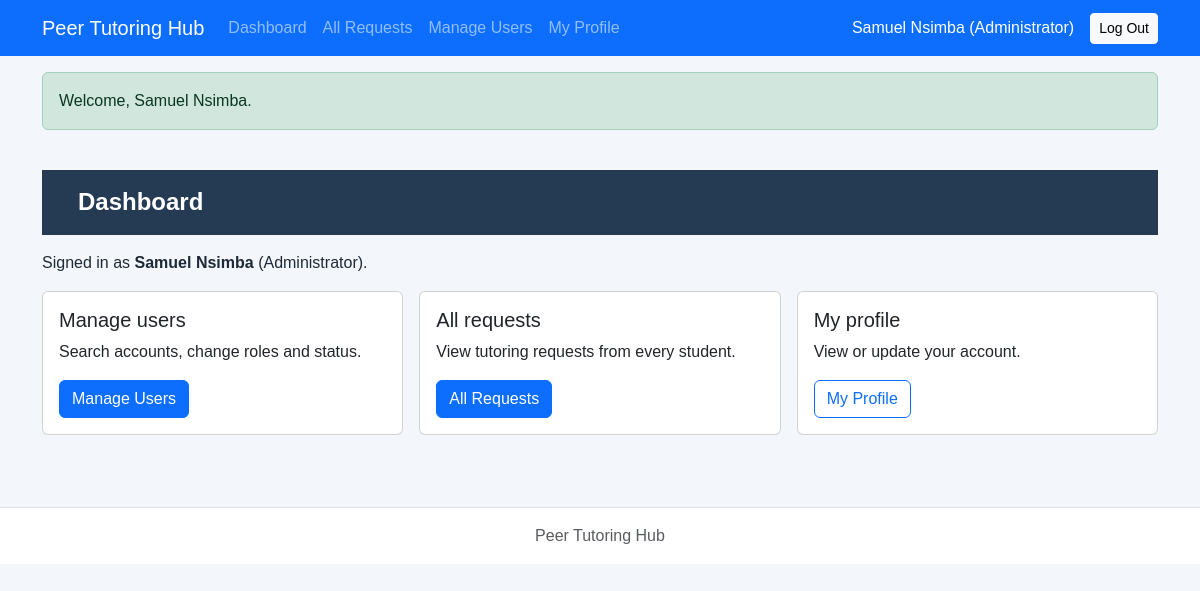
Page /php/dashboard.php (signed in) on the committed database.
### tables this page shows
CREATE TABLE users (
    user_id       INTEGER PRIMARY KEY,
    full_name     TEXT NOT NULL,
    email         TEXT NOT NULL UNIQUE,
    password_hash TEXT NOT NULL,
    role          TEXT NOT NULL CHECK (role IN ('Student', 'Tutor', 'Administrator')),
    status        TEXT NOT NULL DEFAULT 'Active' CHECK (status IN ('Active', 'Inactive')),
    created_at    TEXT NOT NULL DEFAULT CURRENT_TIMESTAMP
);

### repositories/userPDO.php (called while the page is built, shortened)
<?php
function findUserById($pdo, $userId)
{
    $stmt = $pdo->prepare('SELECT user_id, full_name, email, password_hash, role, status, created_at FROM users WHERE user_id = ?');
    $stmt->execute([$userId]);
    return $stmt->fetch();
}

### includes/auth.php (called while the page is built, shortened)
<?php
require_once dirname(__DIR__) . '/services/userService.php';
function takeFlashes()
{
    $f = $_SESSION['flash'] ?? [];
    return $f;
}
function currentUser($pdo = null)
{
    $now = time();
    $pdo = $pdo ?: openDatabase();
    $user = findUserById($pdo, (int)$_SESSION['user_id']);
    return publicUserFields($user);
}
function requireLogin($pdo = null)
{
    $user = currentUser($pdo);
    return $user;
}
function e($value)
{
    return htmlspecialchars((string)$value, ENT_QUOTES, 'UTF-8');
}

### services/userService.php (called while the page is built, shortened)
<?php
require_once dirname(__DIR__) . '/repositories/userPDO.php';
function publicUserFields($user)
{
    return [
        'user_id' => (int)$user['user_id'],
        'full_name' => $user['full_name'],
        'email' => $user['email'],
        'role' => $user['role'],
        'status' => $user['status'],
        'created_at' => $user['created_at'],
    ];
}

### php/dashboard.php (the view, shortened to what this page needs)
<?php
require_once __DIR__ . '/../includes/auth.php';
$user = requireLogin();
require __DIR__ . '/../includes/header.php';
require __DIR__ . '/../includes/nav.php';
?>
<main class="container py-4">
  <h1>Dashboard</h1>
  <p class="mt-3">Signed in as <strong><?= e($user['full_name']) ?></strong> (<?= e($user['role']) ?>).</p>
  <div class="row g-3">
    <?php if ($user['role'] === 'Student'): ?>
      <div class="col-md-4"><div class="card h-100"><div class="card-body"><h2 class="h5">Request tutoring</h2><p>Submit a new tutoring request.</p><a class="btn btn-primary" href="request-form.php">Request a Session</a></div></div></div>
      <div class="col-md-4"><div class="card h-100"><div class="card-body"><h2 class="h5">My requests</h2><p>View, edit or cancel your Open requests.</p><a class="btn btn-primary" href="requests.php">My Requests</a></div></div></div>
    <?php elseif ($user['role'] === 'Administrator'): ?>
      <div class="col-md-4"><div class="card h-100"><div class="card-body"><h2 class="h5">Manage users</h2><p>Search accounts, change roles and status.</p><a class="btn btn-primary" href="manage-users.php">Manage Users</a></div></div></div>
      <div class="col-md-4"><div class="card h-100"><div class="card-body"><h2 class="h5">All requests</h2><p>View tutoring requests from every student.</p><a class="btn btn-primary" href="requests.php">All Requests</a></div></div></div>
    <?php else: ?>
      <div class="col-md-8"><div class="alert alert-info">Tutor features will be added in a future lab. You can manage your profile and password.</div></div>
    <?php endif; ?>
    <div class="col-md-4"><div class="card h-100"><div class="card-body"><h2 class="h5">My profile</h2><p>View or update your account.</p><a class="btn btn-outline-primary" href="profile.php">My Profile</a></div></div></div>
  </div>
</main>
<?php require __DIR__ . '/../includes/footer.php'; ?>

### includes/nav.php (shortened to what this page needs)
<?php
$navUser = function_exists('currentUser') ? currentUser() : null;
?>
<nav class="navbar navbar-expand-lg navbar-dark bg-primary">
  <div class="container">
    <a class="navbar-brand" href="<?= $navUser ? 'dashboard.php' : 'login.php' ?>">Peer Tutoring Hub</a>
    <div class="navbar-nav me-auto">
      <?php if ($navUser): ?>
        <a class="nav-link" href="dashboard.php">Dashboard</a>
        <?php if ($navUser['role'] === 'Student'): ?>
          <a class="nav-link" href="requests.php">My Requests</a>
          <a class="nav-link" href="request-form.php">Request a Session</a>
        <?php elseif ($navUser['role'] === 'Administrator'): ?>
          <a class="nav-link" href="requests.php">All Requests</a>
          <a class="nav-link" href="manage-users.php">Manage Users</a>
        <?php endif; ?>
        <a class="nav-link" href="profile.php">My Profile</a>
      <?php endif; ?>
    </div>
    <div class="navbar-nav align-items-center">
      <?php if ($navUser): ?>
        <span class="navbar-text text-white me-3"><?= htmlspecialchars($navUser['full_name'] . ' (' . $navUser['role'] . ')', ENT_QUOTES, 'UTF-8') ?></span>
        <form method="post" action="logout.php" class="d-inline m-0 p-0 nav-logout">
          <button type="submit" class="btn btn-sm btn-light">Log Out</button>
        </form>
      <?php else: ?>
        <a class="nav-link" href="login.php">Log In</a>
        <a class="nav-link" href="register.php">Create Account</a>
      <?php endif; ?>
    </div>
  </div>
</nav>
<?php if (function_exists('takeFlashes')): foreach (takeFlashes() as $flash): ?>
  <div class="container mt-3"><div class="alert alert-<?= htmlspecialchars($flash['type'], ENT_QUOTES, 'UTF-8') ?>"><?= htmlspecialchars($flash['message'], ENT_QUOTES, 'UTF-8') ?></div></div>
<?php endforeach; endif; ?>

### css/styles.css (style rules this page uses)
* { box-sizing: border-box; }
body { margin: 0; min-height: 100vh; font-family: Arial, Helvetica, sans-serif; color: #1f2937; background-color: #f3f6fa; }
h1 { margin: 0; padding: 18px 36px; color: #ffffff; font-size: 24px; font-weight: 700; background-color: #243b53; }
.nav-logout { box-shadow: none; background: none; }

### rows in the picture
users: full_name+role "Samuel Nsimba (Administrator)", full_name "Samuel Nsimba", role "Administrator"

### other values in the picture
$flash['message'] "Welcome, Samuel Nsimba."
